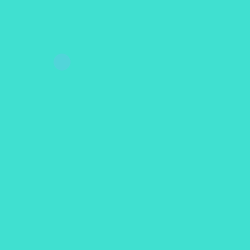
Frame 1 (no input)
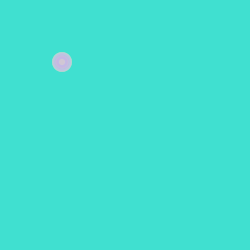
Frame 60 (the mouse pressed at the canvas centre just before this capture)
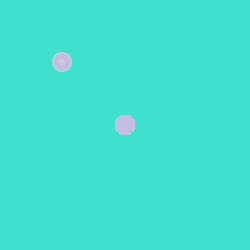
Frame 120 (the mouse held since frame 60 and released just before this capture)

The Processing sketch that drew these frames (run headless with seeded random() and noise(); from frame 60 on, the mouse is pressed at the canvas centre):

// Processing sketch: processing_160578
// ── processing_160578.pde

int counter;

void setup() {  //setup function called initially, only once
  size(250, 250);
  background(64,224,208);  //set background white
  colorMode(HSB);   //set colors to Hue, Saturation, Brightness mode
  counter = 0;
}

void draw() {  //draw function loops 
  counter++;
  noStroke();
  fill(random(255),100,255,50);
  
  if(mousePressed == true) { //add some interaction
    ellipse(mouseX, mouseY, 20, 20);
  }
  else {
    ellipse(width/4, height/4, 20*sin(counter), 20*sin(counter));
  }
}
